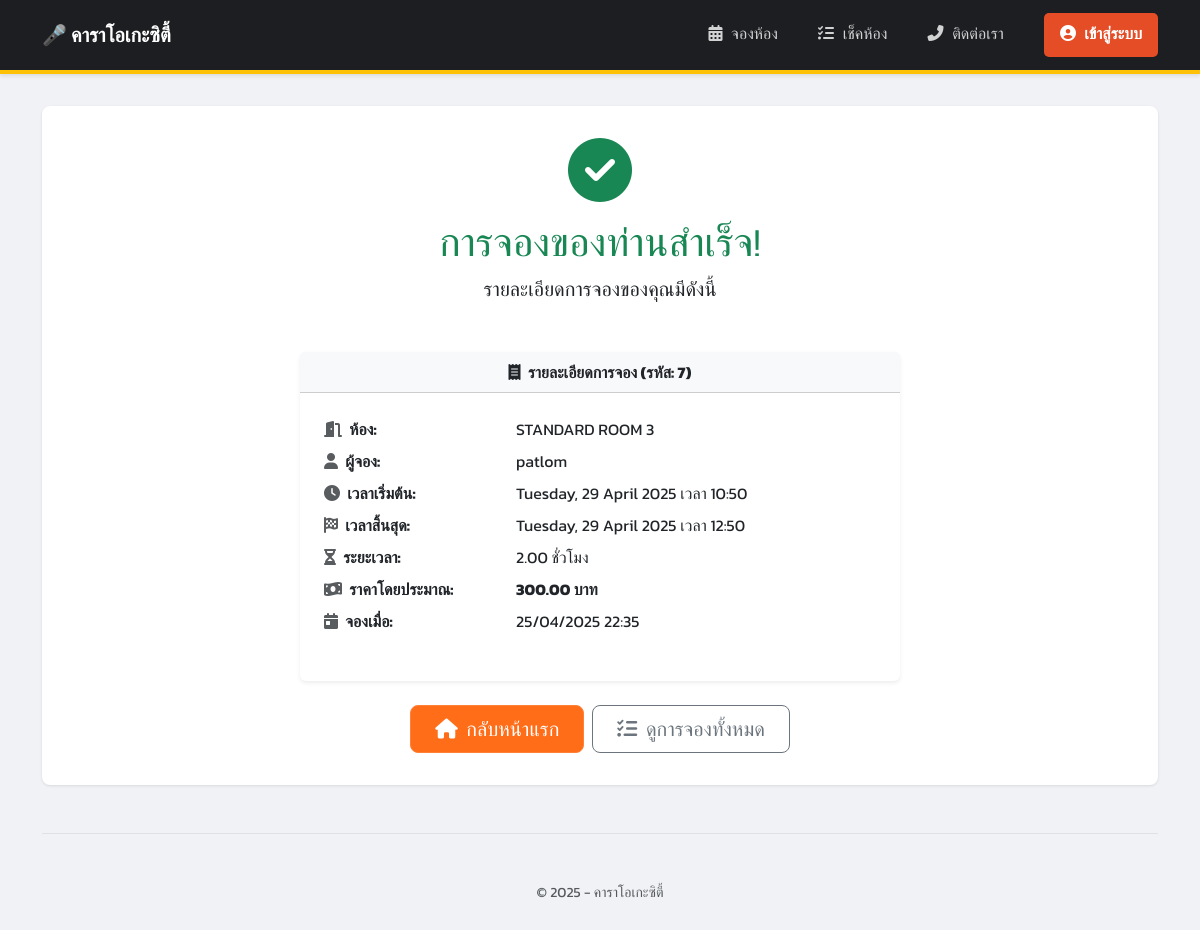
Screenshot of /booking/booking/success/7/ with the database file from the repository.
### booking/models.py (models this page shows, shortened)
class Booking(models.Model):
    room = models.ForeignKey(Room, on_delete=models.CASCADE, related_name='bookings') # เชื่อมโยงไปยังห้อง
    user_name = models.CharField(max_length=100) # ชื่อผู้จอง (แบบง่ายก่อน)
    start_time = models.DateTimeField()          # วันเวลาเริ่มต้น
    end_time = models.DateTimeField()            # วันเวลาสิ้นสุด
    booking_time = models.DateTimeField(default=timezone.now) # วันเวลาที่ทำการจอง (ใส่ค่าอัตโนมัติ)
    @property
    def duration_hours(self):
        if self.start_time and self.end_time:
            duration = self.end_time - self.start_time
            if duration.total_seconds() > 0:
                return duration.total_seconds() / 3600
        return 0 # คืนค่า 0 ถ้าไม่มี start/end time หรือ duration ไม่เป็นบวก
    @property
    def total_price(self):
        if self.start_time and self.end_time and self.room and self.room.price_per_hour is not None:
            try:
                duration_decimal = Decimal(str(self.duration_hours))
                calculated_price = (duration_decimal * self.room.price_per_hour).quantize(Decimal('0.01'))
                return calculated_price
            except Exception as e:
                print(f"Error calculating total_price: {e}") # แสดง error ใน console (สำหรับ debug)
                return Decimal('0.00') # คืนค่า 0 เพื่อป้องกัน Error หน้าเว็บ
        return Decimal('0.00')

class Room(models.Model):
    name = models.CharField(max_length=100, unique=True) # ชื่อห้อง (ไม่ซ้ำกัน)
    capacity = models.PositiveIntegerField()             # ความจุ (จำนวนเต็มบวก)
    price_per_hour = models.DecimalField(max_digits=8, decimal_places=2) # ราคาต่อชั่วโมง

### booking/views.py (the view)
# urls.py: path('booking/success/<int:booking_id>/', views.booking_success, name='booking_success'), # หน้าจองสำเร็จ
def booking_success(request, booking_id):
    booking = get_object_or_404(Booking, pk=booking_id)
    context = {'booking': booking}
    return render(request, 'booking/booking_success.html', context)

### booking/templates/booking/booking_success.html (shortened to what this page needs)
{% extends "booking/base.html" %}
{% block content %}
    <div class="text-center mb-5">
      <i class="fas fa-check-circle fa-4x text-success mb-3"></i>
      <h2 class="display-6 text-success">การจองของท่านสำเร็จ!</h2>
      <p class="lead">รายละเอียดการจองของคุณมีดังนี้</p>
    </div>
    <div class="card shadow-sm mb-4 mx-auto" style="max-width: 600px;">
        <div class="card-header text-center bg-light fw-bold">
            <i class="fas fa-receipt me-1"></i> รายละเอียดการจอง (รหัส: {{ booking.id }})
        </div>
        <div class="card-body p-4">
            <dl class="row">
              <dt class="col-sm-4"><i class="fas fa-door-open me-1 text-muted"></i> ห้อง:</dt>
              <dd class="col-sm-8">{{ booking.room.name }}</dd>
              <dt class="col-sm-4"><i class="fas fa-user me-1 text-muted"></i> ผู้จอง:</dt>
              <dd class="col-sm-8">{{ booking.user_name }}</dd>
              <dt class="col-sm-4"><i class="fas fa-clock me-1 text-muted"></i> เวลาเริ่มต้น:</dt>
              <dd class="col-sm-8">{{ booking.start_time|date:"l, d F Y เวลา H:i" }}</dd>
              <dt class="col-sm-4"><i class="fas fa-flag-checkered me-1 text-muted"></i> เวลาสิ้นสุด:</dt>
              <dd class="col-sm-8">{{ booking.end_time|date:"l, d F Y เวลา H:i" }}</dd>
              <dt class="col-sm-4"><i class="fas fa-hourglass-half me-1 text-muted"></i> ระยะเวลา:</dt>
              <dd class="col-sm-8">{{ booking.duration_hours|floatformat:2 }} ชั่วโมง</dd>
              <dt class="col-sm-4"><i class="fas fa-money-bill-wave me-1 text-muted"></i> ราคาโดยประมาณ:</dt>
              <dd class="col-sm-8 fw-bold">{{ booking.total_price|floatformat:2 }} บาท</dd>
              <dt class="col-sm-4 text-truncate"><i class="fas fa-calendar-day me-1 text-muted"></i> จองเมื่อ:</dt>
              <dd class="col-sm-8">{{ booking.booking_time|date:"d/m/Y H:i" }}</dd>
            </dl>
        </div>
    </div>
    <div class="text-center mt-4 d-grid gap-2 d-sm-flex justify-content-sm-center">
        <a href="{% url 'room_list' %}" class="btn btn-primary btn-lg px-4 gap-3">
            <i class="fas fa-home me-1"></i> กลับหน้าแรก
        </a>
        <a href="{% url 'all_bookings' %}" class="btn btn-outline-secondary btn-lg px-4">
             <i class="fas fa-list-check me-1"></i> ดูการจองทั้งหมด
        </a>
    </div>
{% endblock %}

### booking/templates/booking/base.html (style rules this page uses)
body { font-family: 'Kanit', sans-serif; background-color: #f0f2f5; padding-top: 0; padding-bottom: 20px; }
.card { border: none; box-shadow: 0 1px 4px rgba(0, 0, 0, 0.08); transition: transform 0.2s ease-in-out, box-shadow 0.2s ease-in-out; }
.btn-primary { background-color: #ff6d18; border-color: #ff8138; }

### rows the page displays
Booking: id "7", room.name "STANDARD ROOM 3", user_name "patlom", start_time "Tuesday, 29 April 2025 เวลา 10:50", end_time "Tuesday, 29 April 2025 เวลา 12:50", duration_hours "2.00", total_price "300.00", booking_time "25/04/2025 22:35"
